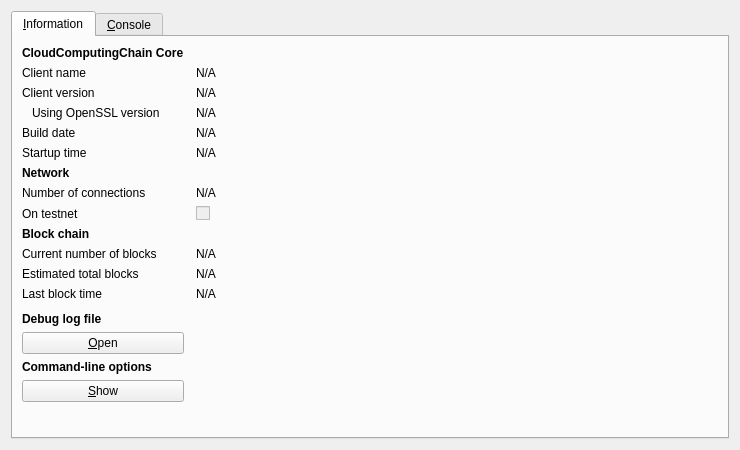
<?xml version="1.0" encoding="UTF-8"?>
<ui version="4.0">
 <class>RPCConsole</class>
 <widget class="QDialog" name="RPCConsole">
  <property name="geometry">
   <rect>
    <x>0</x>
    <y>0</y>
    <width>740</width>
    <height>450</height>
   </rect>
  </property>
  <property name="windowTitle">
   <string>CloudComputingChain - Debug window</string>
  </property>
  <layout class="QVBoxLayout" name="verticalLayout_2">
   <item>
    <widget class="QTabWidget" name="tabWidget">
     <property name="currentIndex">
      <number>0</number>
     </property>
     <widget class="QWidget" name="tab_info">
      <attribute name="title">
       <string>&amp;Information</string>
      </attribute>
      <layout class="QGridLayout" name="gridLayout" columnstretch="0,1">
       <property name="horizontalSpacing">
        <number>12</number>
       </property>
       <item row="0" column="0">
        <widget class="QLabel" name="label_9">
         <property name="font">
          <font>
           <weight>75</weight>
           <bold>true</bold>
          </font>
         </property>
         <property name="text">
          <string>CloudComputingChain Core</string>
         </property>
        </widget>
       </item>
       <item row="1" column="0">
        <widget class="QLabel" name="label_5">
         <property name="text">
          <string>Client name</string>
         </property>
        </widget>
       </item>
       <item row="1" column="1">
        <widget class="QLabel" name="clientName">
         <property name="cursor">
          <cursorShape>IBeamCursor</cursorShape>
         </property>
         <property name="text">
          <string>N/A</string>
         </property>
         <property name="textFormat">
          <enum>Qt::PlainText</enum>
         </property>
         <property name="textInteractionFlags">
          <set>Qt::LinksAccessibleByMouse|Qt::TextSelectableByKeyboard|Qt::TextSelectableByMouse</set>
         </property>
        </widget>
       </item>
       <item row="2" column="0">
        <widget class="QLabel" name="label_6">
         <property name="text">
          <string>Client version</string>
         </property>
        </widget>
       </item>
       <item row="2" column="1">
        <widget class="QLabel" name="clientVersion">
         <property name="cursor">
          <cursorShape>IBeamCursor</cursorShape>
         </property>
         <property name="text">
          <string>N/A</string>
         </property>
         <property name="textFormat">
          <enum>Qt::PlainText</enum>
         </property>
         <property name="textInteractionFlags">
          <set>Qt::LinksAccessibleByMouse|Qt::TextSelectableByKeyboard|Qt::TextSelectableByMouse</set>
         </property>
        </widget>
       </item>
       <item row="3" column="0">
        <widget class="QLabel" name="label_14">
         <property name="text">
          <string>Using OpenSSL version</string>
         </property>
         <property name="indent">
          <number>10</number>
         </property>
        </widget>
       </item>
       <item row="3" column="1">
        <widget class="QLabel" name="openSSLVersion">
         <property name="cursor">
          <cursorShape>IBeamCursor</cursorShape>
         </property>
         <property name="text">
          <string>N/A</string>
         </property>
         <property name="textFormat">
          <enum>Qt::PlainText</enum>
         </property>
         <property name="textInteractionFlags">
          <set>Qt::LinksAccessibleByMouse|Qt::TextSelectableByKeyboard|Qt::TextSelectableByMouse</set>
         </property>
        </widget>
       </item>
       <item row="4" column="0">
        <widget class="QLabel" name="label_12">
         <property name="text">
          <string>Build date</string>
         </property>
        </widget>
       </item>
       <item row="4" column="1">
        <widget class="QLabel" name="buildDate">
         <property name="cursor">
          <cursorShape>IBeamCursor</cursorShape>
         </property>
         <property name="text">
          <string>N/A</string>
         </property>
         <property name="textFormat">
          <enum>Qt::PlainText</enum>
         </property>
         <property name="textInteractionFlags">
          <set>Qt::LinksAccessibleByMouse|Qt::TextSelectableByKeyboard|Qt::TextSelectableByMouse</set>
         </property>
        </widget>
       </item>
       <item row="5" column="0">
        <widget class="QLabel" name="label_13">
         <property name="text">
          <string>Startup time</string>
         </property>
        </widget>
       </item>
       <item row="5" column="1">
        <widget class="QLabel" name="startupTime">
         <property name="cursor">
          <cursorShape>IBeamCursor</cursorShape>
         </property>
         <property name="text">
          <string>N/A</string>
         </property>
         <property name="textFormat">
          <enum>Qt::PlainText</enum>
         </property>
         <property name="textInteractionFlags">
          <set>Qt::LinksAccessibleByMouse|Qt::TextSelectableByKeyboard|Qt::TextSelectableByMouse</set>
         </property>
        </widget>
       </item>
       <item row="6" column="0">
        <widget class="QLabel" name="label_11">
         <property name="font">
          <font>
           <weight>75</weight>
           <bold>true</bold>
          </font>
         </property>
         <property name="text">
          <string>Network</string>
         </property>
        </widget>
       </item>
       <item row="7" column="0">
        <widget class="QLabel" name="label_7">
         <property name="text">
          <string>Number of connections</string>
         </property>
        </widget>
       </item>
       <item row="7" column="1">
        <widget class="QLabel" name="numberOfConnections">
         <property name="cursor">
          <cursorShape>IBeamCursor</cursorShape>
         </property>
         <property name="text">
          <string>N/A</string>
         </property>
         <property name="textFormat">
          <enum>Qt::PlainText</enum>
         </property>
         <property name="textInteractionFlags">
          <set>Qt::LinksAccessibleByMouse|Qt::TextSelectableByKeyboard|Qt::TextSelectableByMouse</set>
         </property>
        </widget>
       </item>
       <item row="8" column="0">
        <widget class="QLabel" name="label_8">
         <property name="text">
          <string>On testnet</string>
         </property>
        </widget>
       </item>
       <item row="8" column="1">
        <widget class="QCheckBox" name="isTestNet">
         <property name="enabled">
          <bool>false</bool>
         </property>
         <property name="text">
          <string/>
         </property>
        </widget>
       </item>
       <item row="9" column="0">
        <widget class="QLabel" name="label_10">
         <property name="font">
          <font>
           <weight>75</weight>
           <bold>true</bold>
          </font>
         </property>
         <property name="text">
          <string>Block chain</string>
         </property>
        </widget>
       </item>
       <item row="10" column="0">
        <widget class="QLabel" name="label_3">
         <property name="text">
          <string>Current number of blocks</string>
         </property>
        </widget>
       </item>
       <item row="10" column="1">
        <widget class="QLabel" name="numberOfBlocks">
         <property name="cursor">
          <cursorShape>IBeamCursor</cursorShape>
         </property>
         <property name="text">
          <string>N/A</string>
         </property>
         <property name="textFormat">
          <enum>Qt::PlainText</enum>
         </property>
         <property name="textInteractionFlags">
          <set>Qt::LinksAccessibleByMouse|Qt::TextSelectableByKeyboard|Qt::TextSelectableByMouse</set>
         </property>
        </widget>
       </item>
       <item row="11" column="0">
        <widget class="QLabel" name="label_4">
         <property name="text">
          <string>Estimated total blocks</string>
         </property>
        </widget>
       </item>
       <item row="11" column="1">
        <widget class="QLabel" name="totalBlocks">
         <property name="cursor">
          <cursorShape>IBeamCursor</cursorShape>
         </property>
         <property name="text">
          <string>N/A</string>
         </property>
         <property name="textFormat">
          <enum>Qt::PlainText</enum>
         </property>
         <property name="textInteractionFlags">
          <set>Qt::LinksAccessibleByMouse|Qt::TextSelectableByKeyboard|Qt::TextSelectableByMouse</set>
         </property>
        </widget>
       </item>
       <item row="12" column="0">
        <widget class="QLabel" name="label_2">
         <property name="text">
          <string>Last block time</string>
         </property>
        </widget>
       </item>
       <item row="12" column="1">
        <widget class="QLabel" name="lastBlockTime">
         <property name="cursor">
          <cursorShape>IBeamCursor</cursorShape>
         </property>
         <property name="text">
          <string>N/A</string>
         </property>
         <property name="textFormat">
          <enum>Qt::PlainText</enum>
         </property>
         <property name="textInteractionFlags">
          <set>Qt::LinksAccessibleByMouse|Qt::TextSelectableByKeyboard|Qt::TextSelectableByMouse</set>
         </property>
        </widget>
       </item>
       <item row="13" column="0">
        <spacer name="verticalSpacer_2">
         <property name="orientation">
          <enum>Qt::Vertical</enum>
         </property>
         <property name="sizeHint" stdset="0">
          <size>
           <width>20</width>
           <height>20</height>
          </size>
         </property>
        </spacer>
       </item>
       <item row="14" column="0">
        <widget class="QLabel" name="labelDebugLogfile">
         <property name="font">
          <font>
           <weight>75</weight>
           <bold>true</bold>
          </font>
         </property>
         <property name="text">
          <string>Debug log file</string>
         </property>
        </widget>
       </item>
       <item row="15" column="0">
        <widget class="QPushButton" name="openDebugLogfileButton">
         <property name="toolTip">
          <string>Open the CloudComputingChain debug log file from the current data directory. This can take a few seconds for large log files.</string>
         </property>
         <property name="text">
          <string>&amp;Open</string>
         </property>
         <property name="autoDefault">
          <bool>false</bool>
         </property>
        </widget>
       </item>
       <item row="16" column="0">
        <widget class="QLabel" name="labelCLOptions">
         <property name="font">
          <font>
           <weight>75</weight>
           <bold>true</bold>
          </font>
         </property>
         <property name="text">
          <string>Command-line options</string>
         </property>
        </widget>
       </item>
       <item row="17" column="0">
        <widget class="QPushButton" name="showCLOptionsButton">
         <property name="toolTip">
          <string>Show the CloudComputingChain-Qt help message to get a list with possible CloudComputingChain command-line options.</string>
         </property>
         <property name="text">
          <string>&amp;Show</string>
         </property>
         <property name="autoDefault">
          <bool>false</bool>
         </property>
        </widget>
       </item>
       <item row="18" column="0">
        <spacer name="verticalSpacer">
         <property name="orientation">
          <enum>Qt::Vertical</enum>
         </property>
         <property name="sizeHint" stdset="0">
          <size>
           <width>20</width>
           <height>40</height>
          </size>
         </property>
        </spacer>
       </item>
      </layout>
     </widget>
     <widget class="QWidget" name="tab_console">
      <attribute name="title">
       <string>&amp;Console</string>
      </attribute>
      <layout class="QVBoxLayout" name="verticalLayout_3">
       <property name="spacing">
        <number>3</number>
       </property>
       <item>
        <widget class="QTextEdit" name="messagesWidget">
         <property name="minimumSize">
          <size>
           <width>0</width>
           <height>100</height>
          </size>
         </property>
         <property name="readOnly">
          <bool>true</bool>
         </property>
         <property name="tabKeyNavigation" stdset="0">
          <bool>false</bool>
         </property>
         <property name="columnCount" stdset="0">
          <number>2</number>
         </property>
        </widget>
       </item>
       <item>
        <layout class="QHBoxLayout" name="horizontalLayout">
         <property name="spacing">
          <number>3</number>
         </property>
         <item>
          <widget class="QLabel" name="label">
           <property name="text">
            <string notr="true">&gt;</string>
           </property>
          </widget>
         </item>
         <item>
          <widget class="QLineEdit" name="lineEdit"/>
         </item>
         <item>
          <widget class="QPushButton" name="clearButton">
           <property name="maximumSize">
            <size>
             <width>24</width>
             <height>24</height>
            </size>
           </property>
           <property name="toolTip">
            <string>Clear console</string>
           </property>
           <property name="text">
            <string/>
           </property>
           <property name="icon">
            <iconset resource="../CloudComputingChain.qrc">
             <normaloff>:/icons/remove</normaloff>:/icons/remove</iconset>
           </property>
           <property name="shortcut">
            <string notr="true">Ctrl+L</string>
           </property>
           <property name="autoDefault">
            <bool>false</bool>
           </property>
          </widget>
         </item>
        </layout>
       </item>
      </layout>
     </widget>
    </widget>
   </item>
  </layout>
 </widget>
 <resources>
  <include location="../CloudComputingChain.qrc"/>
 </resources>
 <connections/>
</ui>
